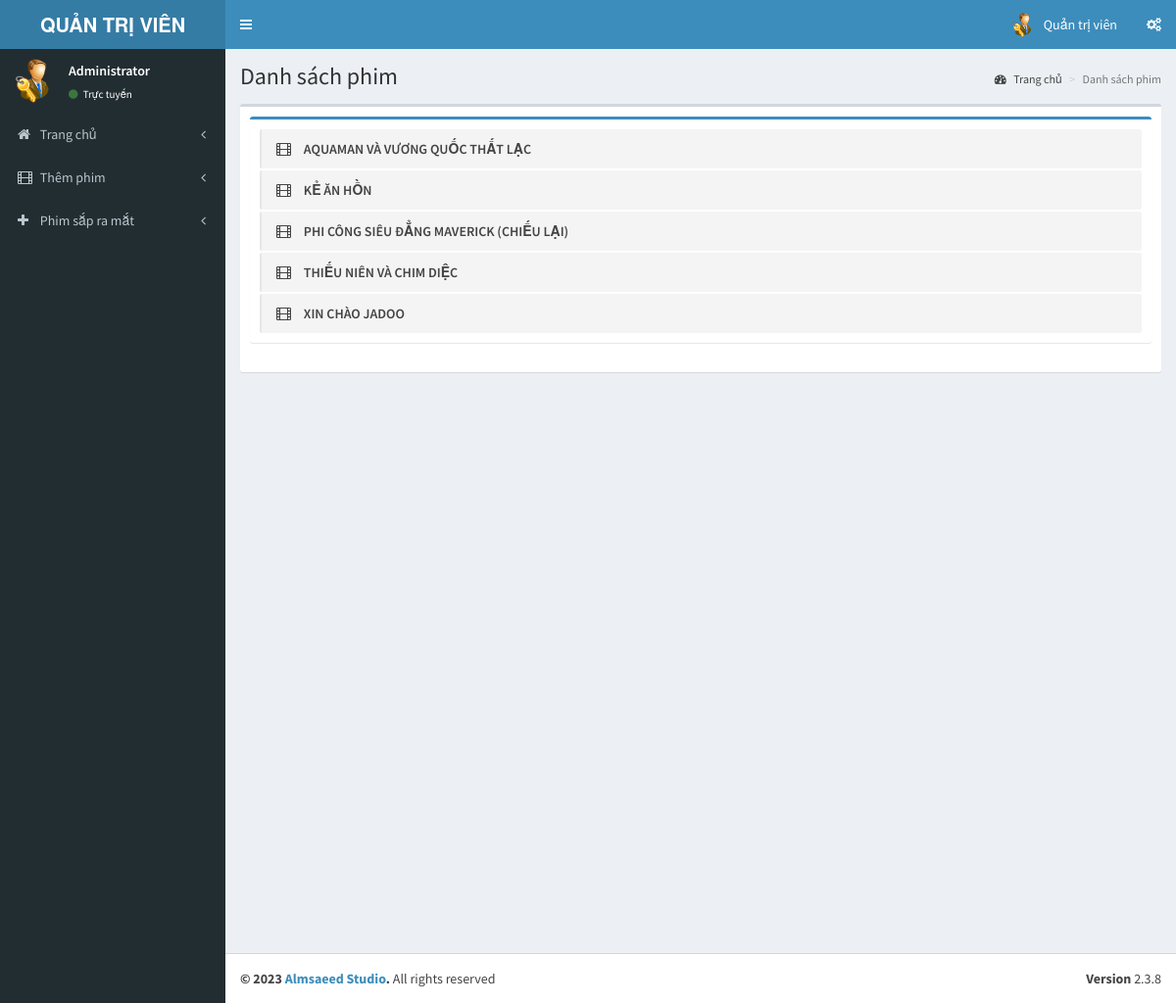
/admin/pages/index.php (signed in), run on the app's committed database.
### tables this page shows
CREATE TABLE `tbl_movie` (
  `movie_id` int(11) NOT NULL,
  `t_id` int(11) NOT NULL COMMENT 'theatre id',
  `movie_name` varchar(255) NOT NULL,
  `cast` varchar(500) NOT NULL,
  `desc` varchar(1000) NOT NULL,
  `release_date` date NOT NULL,
  `image` varchar(200) NOT NULL,
  `video_url` varchar(200) NOT NULL,
  `status` int(1) NOT NULL COMMENT '0 means active '
);

### admin/pages/index.php (the view, shortened to what this page needs)
<?php
include('header.php');
?>
  <div class="content-wrapper">
    <section class="content-header">
      <h1>
        Danh sách phim
      </h1>
      <ol class="breadcrumb">
        <li><a href="index"><i class="fa fa-dashboard"></i> Trang chủ</a></li>
        <li class="active">Danh sách phim</li>
      </ol>
    </section>
    <section class="content">
      <div class="box">
        <div class="box-body">
            <div class="box box-primary">
            <div class="box-body">
              <ul class="todo-list">
                 <?php
                        $qry7=mysqli_query($con,"select * from tbl_movie");
                        if(mysqli_num_rows($qry7))
                        {
                        while($c=mysqli_fetch_array($qry7))
                        {
                        ?>
                <li>
                      <span class="handle">
                        <i class="fa fa-film"></i>
                      </span>
                  <span class="text"><?php echo $c['movie_name'];?></span>
                </li>
                  <?php
                       }}
                     ?>
            </div>
          </div>
        </div>
      </div>
    </section>
  </div>
  <?php
include('footer.php');
?>

### data on the page
tbl_movie: movie_name "AQUAMAN VÀ VƯƠNG QUỐC THẤT LẠC"
tbl_movie: movie_name "KẺ ĂN HỒN"
tbl_movie: movie_name "PHI CÔNG SIÊU ĐẲNG MAVERICK (CHIẾU LẠI)"
tbl_movie: movie_name "THIẾU NIÊN VÀ CHIM DIỆC"
tbl_movie: movie_name "XIN CHÀO JADOO"
